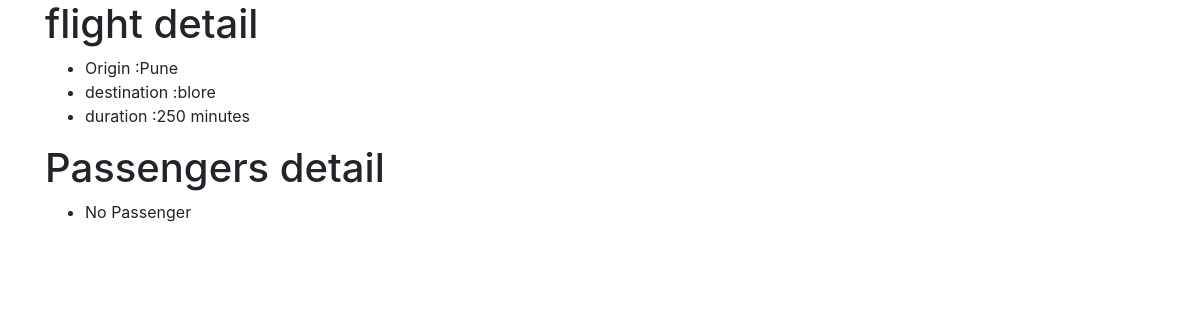
/flight/3, run on the app's committed database.
### models.py (models this page shows)
class Flight(db.Model):
    __tablename__ = "flights"
    id = db.Column(db.Integer, primary_key=True)
    origin = db.Column(db.String, nullable=False)
    destination = db.Column(db.String, nullable=False)
    duration = db.Column(db.Integer, nullable=False)

### application.py (the view)
@app.route("/flight/<int:flight_id>")
def flights(flight_id):
    flight_detail = db.execute("select * from flights where id=:id",{"id":flight_id}).fetchone()
    if flight_detail is None:
        return render_template("error.html", message="Flight does not exist!!!")
    passenger_detail = db.execute("select name from passengers where flight_id=:flight_id",{"flight_id":flight_id}).fetchall()
    return render_template("flights.html", passenger_detail=passenger_detail, flight_detail=flight_detail)

### templates/flights.html
{% extends "layout.html" %}
{% block body %}
<h1>flight detail</h1>
    <ul>
          <li>Origin :{{ flight_detail.origin }}</li>
          <li>destination :{{ flight_detail.destination }}</li>
          <li>duration :{{ flight_detail.duration }} minutes</li>
    </ul>
<h1>Passengers detail</h1>
    {% if passenger_detail %}
    <ul>
    {% for passenger in passenger_detail %}
    <li>Name : {{ passenger.name }}</li>
    {% endfor %}
    </ul>
    {% else %}
     <ul>
    <li>No Passenger</li>
    {% endif %}
    </ul>
{% endblock body %}

### data on the page
Flight: origin "Pune", destination "blore", duration "250"
